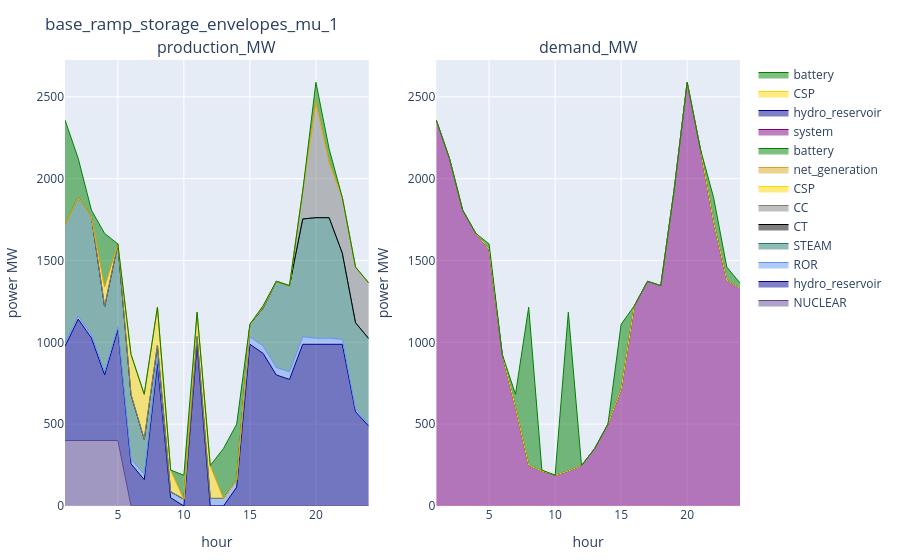

This figure's notebook cell:
### Markdown cell above
### UC

### Code cell
config_ = config_1
supply_uc_ = supply_uc[(supply_uc.configuration .== config_) .& (supply_uc.day .== day_), :]
demand_uc_ = demand_uc[(demand_uc.configuration .== config_) .& (demand_uc.day .== day_), :]
reserve_uc_ = reserve_uc[(reserve_uc.configuration .== config_) .& (reserve_uc.day .== day_), :]
plot_supply_demand(supply_uc_, demand_uc_, string(config_))

### Figure 1 — Plotly figure (JSON) as saved in the notebook; plotly's stock layout.template omitted (floating-point values rounded to 4 significant figures)
{"data": [{"line": {"color": "rgba(95, 70, 144, 1)", "shape": "line", "width": 1}, "mode": "lines", "name": "NUCLEAR", "stackgroup": "one", "type": "scatter", "x": [1, 2, 3, 4, 5, 6, 7, 8, 9, 10, 11, 12, 13, 14, 15, 16, 17, 18, 19, 20, 21, 22, 23, 24], "xaxis": "x1", "y": [400, 400, 400, 400, 400, 0, 0, 0, 0, 0, 0, 0, 0, 0, 0, 0, 0, 0, 0, 0, 0, 0, 0, 0], "yaxis": "y1"}, {"line": {"color": "darkblue", "shape": "line", "width": 1}, "mode": "lines", "name": "hydro_reservoir", "stackgroup": "one", "type": "scatter", "x": [1, 2, 3, 4, 5, 6, 7, 8, 9, 10, 11, 12, 13, 14, 15, 16, 17, 18, 19, 20, 21, 22, 23, 24], "xaxis": "x1", "y": [575.5, 741.9, 626.8, 401.5, 676, 257.5, 160.9, 870.1, 50.04, 0, 988, 0, 0, 114.8, 988, 932.4, 800.4, 773.3, 988, 988, 988, 988, 575.8, 487.3], "yaxis": "y1"}, {"line": {"color": "cornflowerblue", "shape": "line", "width": 1}, "mode": "lines", "name": "ROR", "stackgroup": "one", "type": "scatter", "x": [1, 2, 3, 4, 5, 6, 7, 8, 9, 10, 11, 12, 13, 14, 15, 16, 17, 18, 19, 20, 21, 22, 23, 24], "xaxis": "x1", "y": [18.7, 18.9, 18.7, 18.9, 19.1, 28.0, 33.1, 37.0, 37.2, 41.6, 46.5, 46.3, 46.3, 46.5, 46.1, 46.1, 46.3, 46.9, 46.3, 37.6, 37.4, 30.2, 17.9, 9.3], "yaxis": "y1"}, {"line": {"color": "rgba(36, 121, 108, 1)", "shape": "line", "width": 1}, "mode": "lines", "name": "STEAM", "stackgroup": "one", "type": "scatter", "x": [1, 2, 3, 4, 5, 6, 7, 8, 9, 10, 11, 12, 13, 14, 15, 16, 17, 18, 19, 20, 21, 22, 23, 24], "xaxis": "x1", "y": [724.0, 724.0, 724.0, 398.0, 506.1, 394.8, 214, 76, 0, 0, 0, 0, 0, 0, 76, 231, 526, 526, 719.3, 736, 736, 526, 526, 526], "yaxis": "y1"}, {"line": {"color": "black", "shape": "line", "width": 1}, "mode": "lines", "name": "CT", "stackgroup": "one", "type": "scatter", "x": [1, 2, 3, 4, 5, 6, 7, 8, 9, 10, 11, 12, 13, 14, 15, 16, 17, 18, 19, 20, 21, 22, 23, 24], "xaxis": "x1", "y": [0, 0, 0, 0, 0, 0, 0, 0, 0, 0, 0, 0, 0, 0, 0, 0, 0, 0, 0, 0, 0, 0, 0, 0], "yaxis": "y1"}, {"line": {"color": "grey", "shape": "line", "width": 1}, "mode": "lines", "name": "CC", "stackgroup": "one", "type": "scatter", "x": [1, 2, 3, 4, 5, 6, 7, 8, 9, 10, 11, 12, 13, 14, 15, 16, 17, 18, 19, 20, 21, 22, 23, 24], "xaxis": "x1", "y": [0, 0, 0, 0, 0, 0, 0, 0, 0, 0, 0, 0, 0, 0, 0, 0, 0, 0, 170.0, 710, 340.0, 340.0, 340.0, 340.0], "yaxis": "y1"}, {"line": {"color": "gold", "shape": "line", "width": 1}, "mode": "lines", "name": "CSP", "stackgroup": "one", "type": "scatter", "x": [1, 2, 3, 4, 5, 6, 7, 8, 9, 10, 11, 12, 13, 14, 15, 16, 17, 18, 19, 20, 21, 22, 23, 24], "xaxis": "x1", "y": [0, 0, 0, 119.8, 0, 245.3, 274.5, 231.6, 132.3, 0, 149.1, 201.0, 0, 0, 0, 10.64, 3.411e-13, 0, 0, 0, 1.137e-13, 0, 0, 0], "yaxis": "y1"}, {"line": {"color": "goldenrod", "shape": "line", "width": 1}, "mode": "lines", "name": "net_generation", "stackgroup": "one", "type": "scatter", "x": [1, 2, 3, 4, 5, 6, 7, 8, 9, 10, 11, 12, 13, 14, 15, 16, 17, 18, 19, 20, 21, 22, 23, 24], "xaxis": "x1", "y": [0, 0, 0, 0, 0, 0, 0, 0, 0, 0, 0, 0, 0, 0, 0, 0, 0, 0, 0, 0, 0, 0, 0, 0], "yaxis": "y1"}, {"line": {"color": "green", "shape": "line", "width": 1}, "mode": "lines", "name": "battery", "stackgroup": "one", "type": "scatter", "x": [1, 2, 3, 4, 5, 6, 7, 8, 9, 10, 11, 12, 13, 14, 15, 16, 17, 18, 19, 20, 21, 22, 23, 24], "xaxis": "x1", "y": [639.7, 238.8, 38.1, 326.9, 0, 0, 0, 0, 0, 146.5, 0, 0, 305.2, 338.7, 0, 3.234, 0, 0, 0, 117.0, 80.05, 0, 0, 0], "yaxis": "y1"}, {"line": {"color": "purple", "shape": "line", "width": 1}, "mode": "lines", "name": "system", "stackgroup": "one", "type": "scatter", "x": [1, 2, 3, 4, 5, 6, 7, 8, 9, 10, 11, 12, 13, 14, 15, 16, 17, 18, 19, 20, 21, 22, 23, 24], "xaxis": "x2", "y": [2358.0, 2124.0, 1808.0, 1665.0, 1568.0, 925.5, 602.5, 248.2, 213.7, 188.1, 213.6, 247.3, 351.5, 500.0, 711.7, 1223.0, 1373.0, 1346.0, 1924.0, 2589.0, 2181.0, 1734.0, 1380.0, 1329.0], "yaxis": "y2"}, {"line": {"color": "darkblue", "shape": "line", "width": 1}, "mode": "lines", "name": "hydro_reservoir", "stackgroup": "one", "type": "scatter", "x": [1, 2, 3, 4, 5, 6, 7, 8, 9, 10, 11, 12, 13, 14, 15, 16, 17, 18, 19, 20, 21, 22, 23, 24], "xaxis": "x2", "y": [0, 0, 0, 0, 0, 0, 0, 0, 0, 0, 0, 0, 0, 0, 0, 0, 0, 0, 0, 0, 0, 0, 0, 0], "yaxis": "y2"}, {"line": {"color": "gold", "shape": "line", "width": 1}, "mode": "lines", "name": "CSP", "stackgroup": "one", "type": "scatter", "x": [1, 2, 3, 4, 5, 6, 7, 8, 9, 10, 11, 12, 13, 14, 15, 16, 17, 18, 19, 20, 21, 22, 23, 24], "xaxis": "x2", "y": [0, 0, 0, 0, 0, 0, 0, 0, 0, 0, 0, 0, 0, 0, 0, 0, 0, 0, 0, 0, 0, 0, 0, 0], "yaxis": "y2"}, {"line": {"color": "green", "shape": "line", "width": 1}, "mode": "lines", "name": "battery", "stackgroup": "one", "type": "scatter", "x": [1, 2, 3, 4, 5, 6, 7, 8, 9, 10, 11, 12, 13, 14, 15, 16, 17, 18, 19, 20, 21, 22, 23, 24], "xaxis": "x2", "y": [0, 0, 0, 0, 32.86, 0, 79.96, 966.6, 5.778, 0, 970, 0, 0, 0, 398.4, 0, 0, 0, 0, 0, 0, 149.7, 79.54, 33.33], "yaxis": "y2"}], "layout": {"annotations": [{"font": {"size": 16}, "showarrow": false, "text": "production_MW", "x": 0.225, "xanchor": "center", "xref": "paper", "y": 1, "yanchor": "bottom", "yref": "paper"}, {"font": {"size": 16}, "showarrow": false, "text": "demand_MW", "x": 0.775, "xanchor": "center", "xref": "paper", "y": 1, "yanchor": "bottom", "yref": "paper"}], "margin": {"b": 50, "l": 50, "r": 50, "t": 60}, "title": "base_ramp_storage_envelopes_mu_1", "xaxis1": {"anchor": "y1", "domain": [0, 0.45], "title": {"text": "hour"}}, "xaxis2": {"anchor": "y2", "domain": [0.55, 1], "title": {"text": "hour"}}, "yaxis1": {"anchor": "x1", "domain": [0, 1], "title": {"text": "power MW"}}, "yaxis2": {"anchor": "x2", "domain": [0, 1], "title": {"text": "power MW"}}}}
